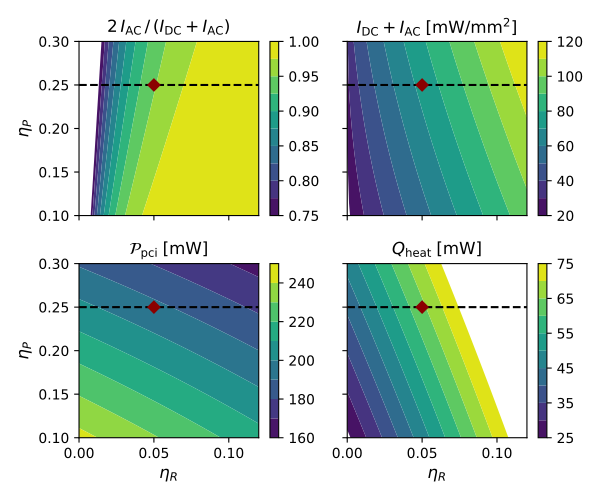

Write the Python code that produced this figure.
import numpy as np
from scipy.special import erf
import matplotlib.pyplot as plt
from matplotlib.colors import LogNorm


# Design-parameter range
eta_R = np.linspace(0.0, 0.12, 101)  # Deflection efficiency of AOM
eta_P = np.linspace(0.1, 0.3, 151)    # Probe-beam splitter reflectivity
eta_R_design = 0.05
eta_P_design = 0.25

# Plotting parameters
figsize = (6, 5)
fontsize = 12
cmap = 'viridis'
cbar_orientation = 'vertical'

# Constants
P_source = 14e3  # [P_source] = mW
P_pci_0 = 300.   # [P_pci_0] = mW
eta_IL = 0.9     # Static optical throughput of AOM
eta_ZnSe = 0.17  # Reflectivity of phase-plate groove
wp = 2.7         # [wp] = mm, 1/e E radius of probe beam @ detector
wr = 4.3         # [wr] = mm, 1/e E radius of reference beam @ detector
s = 1.           # [s] = mm, side length of square detector element
D = 1.5          # [D] = mm, diameter of iris


def pci_power(eta_R, eta_P):
    return eta_IL * (1 - eta_R) * (1 - eta_P) * P_pci_0


def probe_beam_power(eta_R, eta_P):
    return (P_pci_0 - pci_power(eta_R, eta_P)) / (2 * eta_ZnSe)


def reference_beam_power(eta_R):
    return 0.5 * eta_IL * eta_R * P_source


def gaussian_integral_over_square(s, w):
    return (erf(s / (np.sqrt(2) * w))) ** 2


def gaussian_integral_over_circle(D, w):
    return 1 - np.exp(-(D ** 2) / (2 * (w ** 2)))


if __name__ == '__main__':
    # Construct 2d computational grid
    RR, PP = np.meshgrid(eta_R, eta_P)

    # Compute total beam powers
    Ppci = pci_power(RR, PP)
    Pp = probe_beam_power(RR, PP)
    Pr = reference_beam_power(RR)

    # Compute beam powers passing through iris
    Pp_iris = Pp * gaussian_integral_over_circle(D, wp)
    Pr_iris = Pr * gaussian_integral_over_circle(D, wr)

    # Compute on-axis intensities, which are also reasonable proxies for
    # the average intensities over the face of the interferometer detector
    # because the 1/e E radii are "much larger" than the element size
    Ip = 2 * Pp / (np.pi * (wp ** 2))
    Ir = 2 * Pr / (np.pi * (wr ** 2))
    Idc = Ip + Ir
    Iac = 2 * np.sqrt(Ip * Ir)
    Tmult = 2 * Iac / (Iac + Idc)  # Transfer-function multiple

    # Plot
    fig, axes = plt.subplots(2, 2, figsize=figsize, sharex=True, sharey=True)

    levels00 = np.arange(0.75, 1.01, 0.025)
    C00 = axes[0, 0].contourf(RR, PP, Tmult, levels00, cmap=cmap)
    cb00 = plt.colorbar(C00, ax=axes[0, 0], orientation=cbar_orientation)
    cb00.set_ticks(levels00[::2])
    axes[0, 0].set_ylabel(
        r'$\eta_P$',
        fontsize=fontsize)
    axes[0, 0].set_title(
        r'$2 \, I_{\mathrm{AC}} \, / \, (I_{\mathrm{DC}} + I_{\mathrm{AC}})$',
        fontsize=fontsize)

    levels01 = np.arange(20, 121, 10)
    C01 = axes[0, 1].contourf(RR, PP, Idc + Iac, levels01, cmap=cmap)
    cb01 = plt.colorbar(C01, ax=axes[0, 1], orientation=cbar_orientation)
    cb01.set_ticks(levels01[::2])
    axes[0, 1].set_title(
        r'$I_{\mathrm{DC}} + I_{\mathrm{AC}} \; [\mathrm{mW} / \mathrm{mm}^2]$',
        fontsize=fontsize)

    levels10 = np.arange(160, 251, 10)
    C10 = axes[1, 0].contourf(RR, PP, Ppci, levels10, cmap=cmap)
    cb10 = plt.colorbar(C10, ax=axes[1, 0], orientation=cbar_orientation)
    cb10.set_ticks(levels10[::2])
    axes[1, 0].set_xlabel(
        r'$\eta_R$',
        fontsize=fontsize)
    axes[1, 0].set_ylabel(
        r'$\eta_P$',
        fontsize=fontsize)
    axes[1, 0].set_title(
        r'$\mathcal{P}_{\mathrm{pci}} \; [\mathrm{mW}]$',
        fontsize=fontsize)

    levels11 = np.arange(25, 76, 5)
    C11 = axes[1, 1].contourf(RR, PP, Pp_iris + Pr_iris, levels11, cmap=cmap)
    cb11 = plt.colorbar(C11, ax=axes[1, 1], orientation=cbar_orientation)
    cb11.set_ticks(levels11[::2])
    axes[1, 1].set_xlabel(
        r'$\eta_R$',
        fontsize=fontsize)
    axes[1, 1].set_title(
        r'$Q_{\mathrm{heat}} \; [\mathrm{mW}]$',
        fontsize=fontsize)

    for ax in axes.flatten():
        ax.hlines(
            eta_P_design, eta_R[0], eta_R[-1],
            linestyle='--', colors='k')
        ax.plot(
            eta_R_design, eta_P_design,
            'D', c='darkred')

    # Print total power in probe beam and reference beam
    Pp = probe_beam_power(eta_R_design, eta_P_design)
    Pr = reference_beam_power(eta_R_design)
    print 'probe-beam power: %.1f mW' % Pp
    print 'reference-beam power: %.1f mW' % Pr

    plt.tight_layout()

    plt.show()
